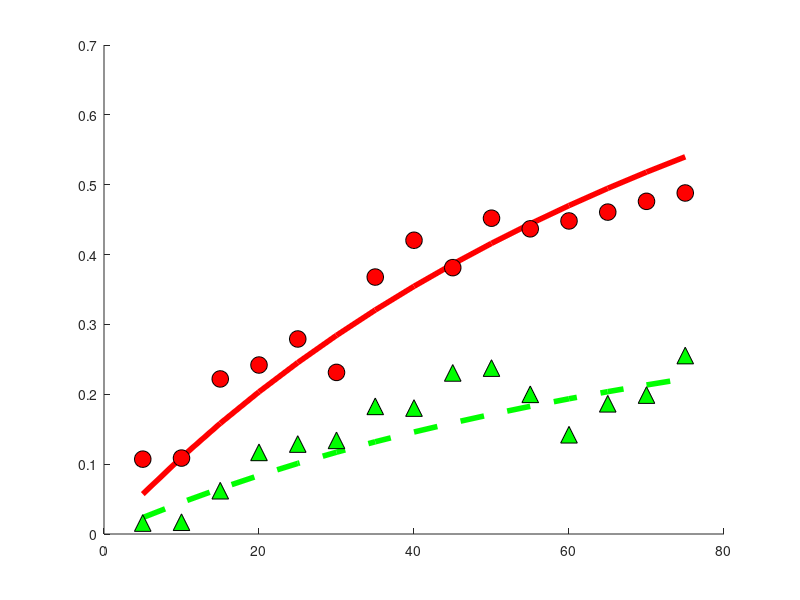

Write MATLAB code to recreate this figure. (Note: this script raises an error after producing the figure.)
% Functions and figures for the model fitting 
% based on the analytical model developed for epigenomeIntegrity project, 
% the functions are here plotted using parameters fitted from the
% experimental data

close all 
% plot properties 

fontSize   = 40;
markerSize = 12;
lineWidth  = 4;

% Experimental measurements 
% uvc dose (the point u=100 is excluded for now due to irregular
% measurement)
uData = [ 5	10	15	20	25	30	35	40	45	50	55	60	65	70	75];%	100];
% histone loss data
hData = [ 10.7143   10.8680   22.1973   24.1895   27.9165   23.1343   36.7809 ...
    42.0486   38.1288   45.2075   43.6863   44.8139   46.0792   47.6219   48.8158]./100;% 39.5242]./100;
% DNa loss data
dData   =[ 1.5704212005	1.689934217	6.2022046651	11.6868181521	12.8785877917...
    13.4063551786	18.2744867455	18.0307962375	23.0606990052	23.7519692784...
    19.9985465308	14.2129016791	18.6451205628	19.8890159764	25.5485722258]./100;%	23.34475654]./100;
      
% Analytical solutions of the model for histones and DNA loss vs UV dose
h  = @(a1,a2,u) 1-exp(-a1*u)./(1+a2.*(1-exp(-a1*u)));
d  = @(a1,a2,u) a2.*(1-exp(-a1.*u))./(1+a2.*(1-exp(-a1.*u)));
R = @(a1,a2,u) 1+a2.*(1-exp(-a1.*u));
% parameter values
c1 = 0.007;% 0.0070;
c2 = 0.7;

%____ plot histone loss, h
fig1 = figure();
ax1  = axes('Parent',fig1,'NextPlot','Add');
line('Xdata',uData,'YData',h(c1,c2,uData),'Color','r','LineWidth',lineWidth,...
    'Parent',ax1,'DisplayName','histone loss model');
line('XData',uData,'YData',hData,'Marker','o','MarkerSize',markerSize,'MarkerFaceColor','r','MarkerEdgeColor','k',...
    'LineStyle','none','Parent',ax1,'DisplayName','histone loss exp. data'), 

%____ plot DNA loss, d
line('XData',uData,'YData',d(c1,c2,uData),'Color','g','LineWidth',lineWidth,...
    'DisplayName','DNA loss fraction, model','Parent',ax1,'LineStyle','--');
line('XData',uData,'YData',dData,'Marker','^','Color','g','MarkerSize',markerSize,'MarkerFaceColor','g',...
    'MarkerEdgeColor','k','LineStyle','none',...
    'Parent',ax1,'DisplayName','DNA loss fraction, exp. data'), 

legend(get(ax1,'Children'),'Location','NW')
title(' Model fit to experimental data','Parent',ax1,'FontSize',fontSize), 
xlabel('U.V dose','Parent',ax1,'FontSize',fontSize)
ylabel('Loss fraction','Parent',ax1,'FontSize',fontSize)
set(ax1,'FontSize',fontSize)

%_____ plot sliding fraction, h-d
fig2 = figure;
ax2  = axes('Parent',fig2);
line('XData',uData,'YData',(hData-dData),'Marker','o','Color','k','MarkerFaceColor','c',...
    'Parent',ax2,'DisplayName','histone sliding loss, exp.data','MarkerSize',markerSize,'LineStyle','none');
line('XData',uData,'YData',h(c1,c2,uData)-d(c1,c2,uData),'LineWidth',lineWidth,'Parent',ax2,...
    'DisplayName','histone sliding loss, model','Color','k')
xlabel('U.V dose','Parent',ax2,'FontSize',fontSize);
ylabel('h(U)-d(U)','Parent',ax2,'FontSize',fontSize);
title('Fraction of histones lost by sliding','Parent',ax2,'FontSize',fontSize);
legend(get(ax2,'Children'),'Location','NW')
set(ax2,'FontSize',fontSize,'LineWidth',lineWidth)


%_____ fraction of sliding out of the damage region (h-d)/(1-d)
fig3 = figure; 
ax3  = axes('Parent',fig3,'NextPlot','add');
line('XData',uData,'Ydata',(hData-dData)./(1-dData),'Marker','o','Color','k','MarkerFaceColor','c',...
    'Parent',ax3,'DisplayName','histone sliding out of DR, exp. data','MarkerSize',markerSize,...
    'LineStyle','none');
line('XData',uData,'YData',(h(c1,c2,uData)-d(c1,c2,uData))./(1-d(c1,c2,uData)),'Parent',ax3,...
    'LineWidth',lineWidth,'DisplayName','histone sliding out of DR, model')
% add linear fit for comparison
linearFitModel = fittype('a*x');
[fitValues, fitScore] = fit(uData',((hData-dData)./(1-dData))',linearFitModel,'Robust','LAR');
line('XData',uData,'YData',fitValues(uData),'Parent',ax3,'DisplayName','linear fit','Color','r',...
    'LineStyle','--','LineWidth',lineWidth)
title('Fraction of histone sliding out of the DR','Parent',ax3,'FontSize',fontSize)
xlabel('U.V dose','Parent',ax3,'FontSize',fontSize);
ylabel('(h(u)-d(u))/(1-d(u)', 'FontSize', fontSize);
legend(get(ax3,'Children'),'Location','NW')
set(ax3,'FontSize',fontSize,'LineWidth',lineWidth)

%____ relative sliding contribution (h-d)/h
fig4 = figure; 
ax4  = axes('Parent',fig4,'NextPlot','add','FontSize',fontSize);
line('XData',uData,'Ydata',(hData-dData)./(hData),'Marker','o','Color','k','MarkerFaceColor','c',...
    'Parent',ax4,'DisplayName','relative histone sliding contribution, exp. data','MarkerSize',markerSize,...
    'LineStyle','none');
line('XData',uData,'YData',(h(c1,c2,uData)-d(c1,c2,uData))./(h(c1,c2,uData)),'Parent',ax4,...
    'LineWidth',lineWidth,'DisplayName','relative histone sliding contribution, model')
xlabel('U.V dose','Parent',ax4,'FontSize',fontSize);
ylabel('(h(U)-d(U))/h(U)','FontSize',fontSize,'Parent',ax4)
legend(get(ax4,'Children'),'Location','NW');
title('Contibition of sliding to the total histone loss','Parent',ax4,'FontSize',fontSize)
set(ax4,'FontSize',fontSize,'LineWidth',lineWidth)

%___ Expansion factor 
fig5 = figure;
ax5  = axes('Parent',fig5,'NextPlot','add','FontSize',fontSize,'LineWidth',lineWidth);
line('XData',uData,'YData',R(c1,c2,uData),'Parent',ax5)
xlabel('U.V dose','Parent',ax5,'FontSize',fontSize)
ylabel('\alpha(U)','Parent',ax5,'FontSize',fontSize);
set(ax5,'FontSize',fontSize,'LineWidth',lineWidth)

%___histone loss in time 
fig6  = figure;
kappa = linspace(0,1,100); 
ax6  = axes('Parent',fig6,'NextPlot','add','FontSize',fontSize,'LineWidth',lineWidth);
for uIdx = 1:numel(uData)
 line('XData',kappa,'YData',h(c1,c2,kappa.*uData(uIdx)),'Parent',ax6,'displayName',['histone loss U=' num2str(uData(uIdx))],'Color','r')
 line('XData',kappa,'YData',d(c1,c2,kappa.*uData(uIdx)),'Parent',ax6,'displayName',['DNA loss U=' num2str(uData(uIdx))],'Color','b')
end
xlabel('time','Parent',ax6,'FontSize',fontSize)
ylabel('h(t;U)','Parent',ax6,'FontSize',fontSize);
% legend(get(ax6,'Children'))
set(ax6,'LineWidth',lineWidth)

%___calculate the time for which there is gamma percent loss
gamma = 0.6; % the constant value in (h-d)/h
uValues = linspace(0,uData(end),100);
S     = zeros(1,numel(uValues));
tStar = zeros(1,numel(uValues));

for uIdx = 1:numel(uValues)
%     gamma = (hData(uIdx)-dData(uIdx))./hData(uIdx);
    % the fraction of the time for saturation for which we have gamma loss
    % of histones
tStar(uIdx) = -(1./(c1*uValues(uIdx))).*log(((c2+1).*(1-gamma*h(c1,c2,uValues(uIdx))))./(1+c2-gamma*h(c1,c2,uValues(uIdx))));
% plug this time into the equation for the expansion factor
% and calculate the fraction of the expansion attributed to sliding: R(tStar,U)/R(t_s,U)
S(uIdx) = R(c1,c2,tStar(uIdx).*uValues(uIdx))./R(c1,c2,uValues(uIdx));
end

S1 = 1-S;% relative contirbution of chromatin opening to the expansion 

%___ expansion attributed to sliding/ opening 
fig7 = figure('Units','norm');
ax7  = axes('Parent',fig7,'NextPlot','Add');
% line('XData',uData,'YData',S,'LineWidth',lineWidth,'LineStyle','--')
bar(uValues, [S;S1]','stacked','BarWidth',2,'LineStyle','none','Parent',ax7);   
plot(ax7,uValues,S,'k','LineWidth',lineWidth)
set(ax7,'YLim',[0 1],'XLim',[0,uData(end)])
xlabel('U.V dose','Parent',ax7,'FontSize',fontSize);
ylabel('fraction of DR expansion','Parent', ax7,'FontSize',fontSize)
title('Relative expansion attibuted to sliding and chromatin opening','Parent',ax7,'FontSize',fontSize);
annotation(fig7,'textbox',...
    [0.58 0.8 0.2 0.1],...
    'String',{'Chromatin opening'},...
    'FitBoxToText','on','LineStyle','none','Color','w','FontSize',fontSize);
annotation(fig7,'textbox',...
    [0.38 0.45 0.2 0.1],...
    'String',{'Histone sliding'},...
    'FitBoxToText','on','LineStyle','none','Color','w','FontSize',fontSize);
set(ax7,'FontSize',fontSize,'LineWidth',lineWidth)
% add a patch 

%___Calculate SSE 
sseHistone   = sum((h(c1,c2,uData(1:end-1))-hData(1:end-1)).^2);
sseDNA       = sum((d(c1,c2,uData)-dData).^2);
sseHminusD   = sum((h(c1,c2,uData)-d(c1,c2,uData)-(hData-dData)).^2);
sseRelativeH = sum(((h(c1,c2,uData)-d(c1,c2,uData))./h(c1,c2,uData)-(hData-dData)./hData).^2);


